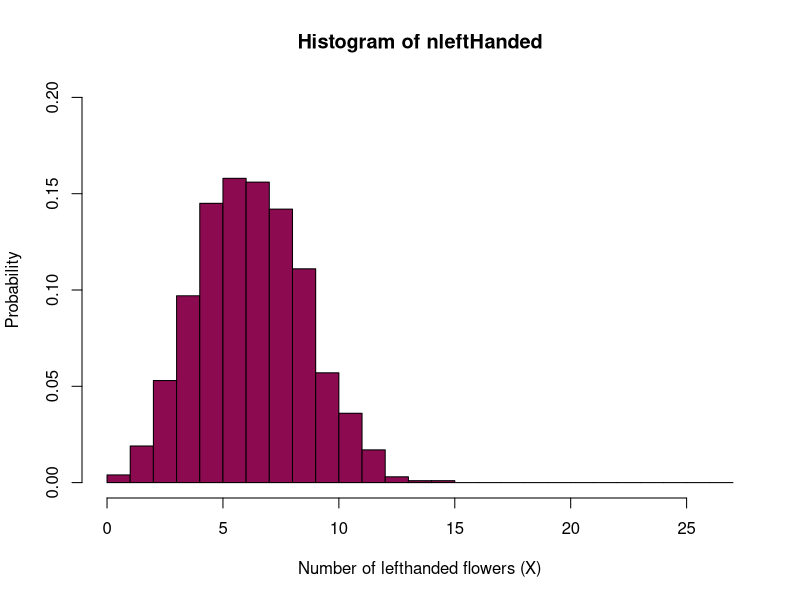
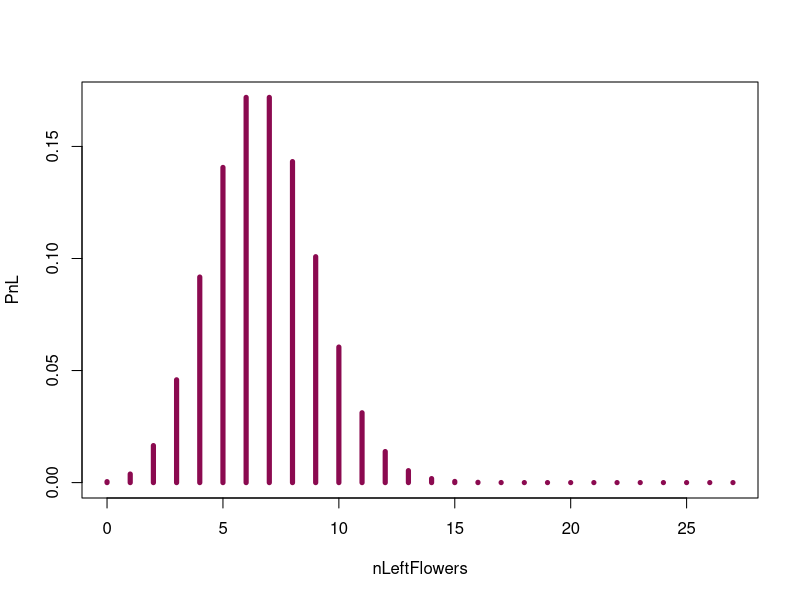
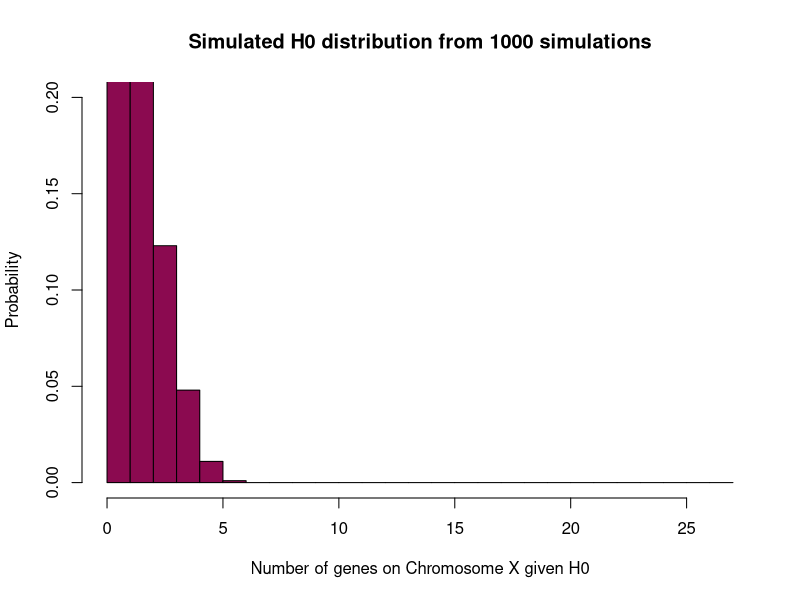
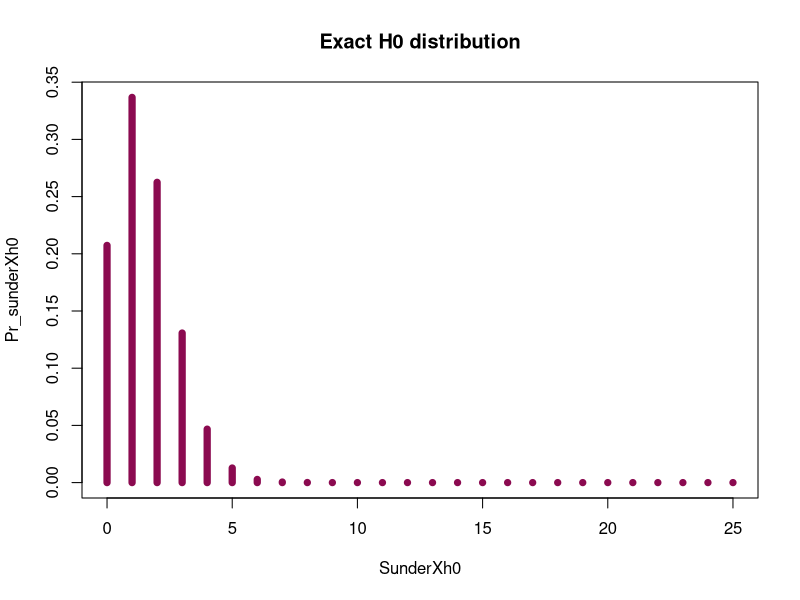
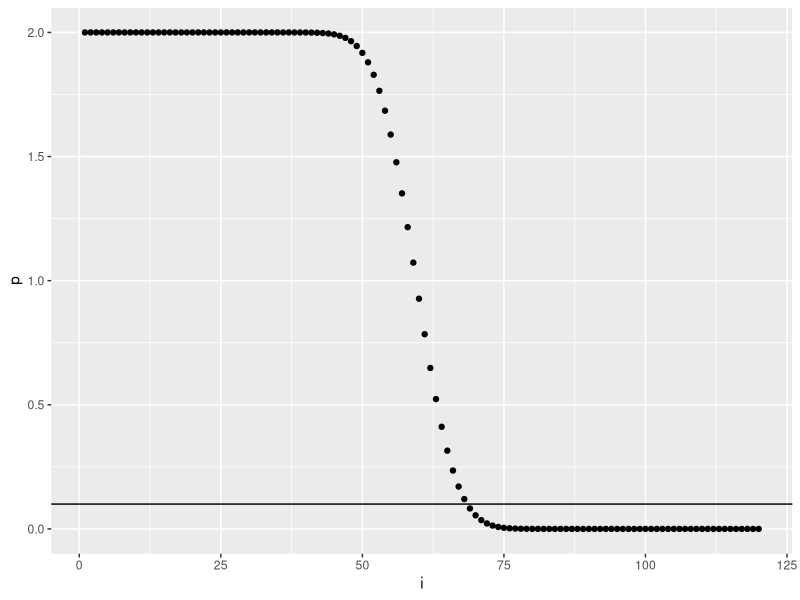
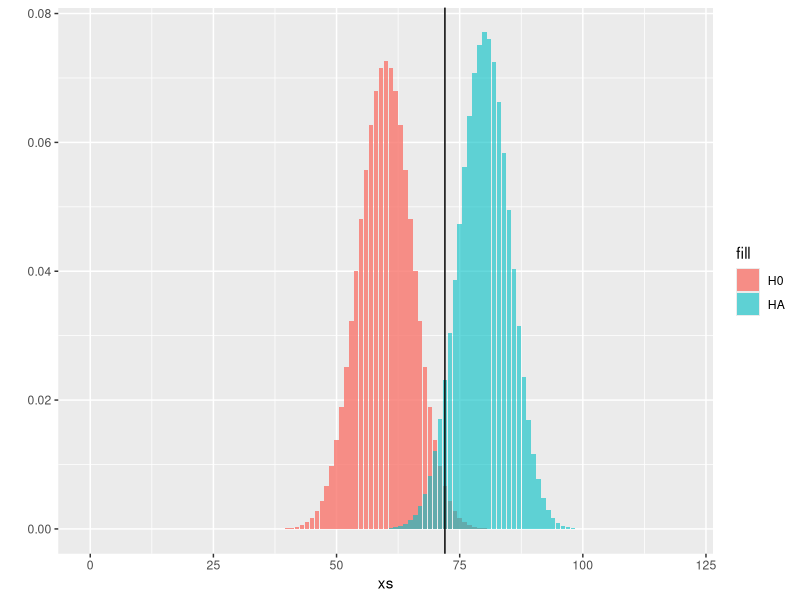
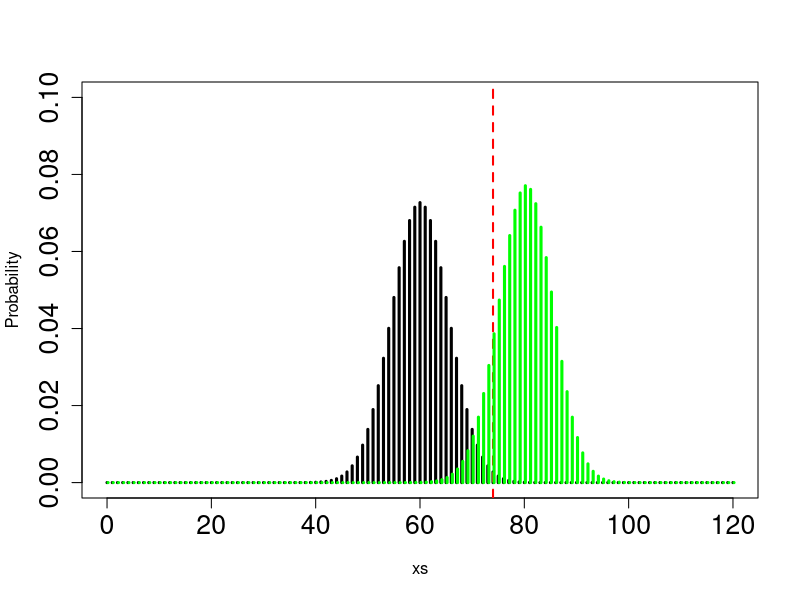

Reproduce these figures in R, in order.
## ---- chunk 1
library(tidyverse) # I will need this later for fancy plotting
## ---- chunk 2
rbinom(n = 1, size = 25, prob = 0.5) ## try to evaluate that several times (you get different numbers)
## ---- chunk 3
dbinom(x = 2, size = 25, prob = 0.5)
## ---- chunk 4
rbinom(n = 100, size = 3, prob = 1/6)
# we want 100 observations
# we have 3 dice - so the number of trials is 3
# and the probability of getting a 3 is 1/6
## ---- chunk 5
dbinom(x = 0, size = 3, prob = 1/6)
dbinom(x = 2, size = 3, prob = 1/6)

## ---- chunk 6
nleftHanded= rbinom(n = 10^3, size =27, p=0.25) # Simulated H0 distribution for the number of left handed flowers

hist(nleftHanded, prob=T, breaks=seq(from=0, to = 27, by = 1), col="deeppink4",
     xlab="Number of lefthanded flowers (X)",
     ylim=c(0,0.2), 
     ylab="Probability")
## ---- chunk 7
nLeftFlowers=seq(from=0, to = 27, by = 1) #creates a sequence of numbers from 0 to 27 - you can think about this as "bins" on your histogram
PnL=dbinom(x = nLeftFlowers, size = 27, prob = 0.25 ) # exact H0 distribution for the number of left handed flowers - we take the sequence of numbers ("bins") we created before and calculate the probabilities for every single one (aka the probability of observing 0, 1, 2...27 left-handed flowers out of 27 if the probability of being left-handed is 0.25)

sum(PnL) # sanity check (if it is a probability --> sums to 1)
plot(nLeftFlowers,PnL, type ="h", col="deeppink4", lwd=5) #lwd is just the width of the lines, so you can play around with it and see if you find a different line width more aesthetically pleasing
## ---- chunk 8
# Simulated
SunderXh0 = rbinom(n = 10^3, size = 25, p=0.061) # simulated nulldistribution for the number of spermatogenesis genes falling on X under H0 - we have 25 genes in total and the probability of falling on the X is 0.061 under the null
# what rbinom does is that it gives you a bunch (10^3) random numbers from the binomial distribution - and depending on the probability, you may or may not see every possibility / event happening

hist(SunderXh0, prob=T, breaks=seq(from=0, to = 27, by = 1), col="deeppink4",
     xlab="Number of genes on Chromosome X given H0",
     ylim=c(0,0.2), 
     ylab="Probability", 
     main = "Simulated H0 distribution from 1000 simulations")

# here you can see that there is not much to look at after X = 7 - the probability of observing more is so small that 1000 simulations are not enough to observe them at least once

# Exact
SunderXh0=seq(from=0, to = 25, by = 1)
Pr_sunderXh0=dbinom(x = SunderXh0, size = 25, prob = 0.061) # exact H0 distribution for the number of spermatogenesis genes falling on X under H0

# this one is exact because you are not relying on your luck (and simulation) and hope that you'll observe every possibility at least once - instead, you are calculating the exact probabilities of observing 0, 1...25 genes on the X under H0

sum(Pr_sunderXh0) # sanity check (if it is a probability --> sums to 1)
plot(x = SunderXh0, y = Pr_sunderXh0, type ="h", col="deeppink4", lwd=7, main = "Exact H0 distribution") 

## ---- chunk 9
#Sum the probabilities from being 11 and above
sum(Pr_sunderXh0[11:25])
## ---- chunk 10
SimulatedP= rbinom(n = 10^5, size =25, p=0.061) # Simulated H0 distribution for the number of left handed flowers

2*(sum(SimulatedP>10)/(10^5)) #P-value of 10 or more genes on X, assuming H0 - you sum up the simulated values that are larger than 10, divide it by the total number of simulations and multiply it by 2 to get the P-value for this two-tailed test

## ---- chunk 11
0.25*12
## ---- chunk 12
n = 12
prop_estimate = 0.25 #expected fraction of wrinkled peas
SE = sqrt((prop_estimate*(1-prop_estimate))/n)
SE
## ---- chunk 13
var = SE**2
var
## ---- chunk 14
dbinom(x = 2, size = 12, prob = 0.25)
## ---- chunk 15
xs=seq(from =0, to =120, by=1)
H0=dbinom(x = xs,size = 120,prob = 0.5) #the null distribution
HA = dbinom(x = xs,size = 120,prob = 2/3) #the alternative distribution
data = as.data.frame(cbind(xs, H0, HA)) #putting everything to one dataframe for convenience

# What's the treshold where 90% of data is expected to lie within?
i = seq(1,120,1) # just numbers from 1 to 120
p = 2 * (1-pbinom(q = i,size = 120,prob = 0.5)) # 120 p-values
treshold = as.data.frame(cbind(i, p))

# let's plot it - the horizontal line signifies that threshold:
ggplot(treshold)+
  geom_point(aes(i,p))+
  geom_hline(aes(yintercept = 0.1))

# another plot to show the distributions
ggplot(data)+
geom_histogram(aes(x = xs, y = H0, fill = "H0"), stat = "identity", alpha = 0.80)+
geom_histogram(aes(x = xs, y = HA, fill = "HA"), stat = "identity", alpha = 0.60)+
ylab("")+
geom_vline(aes(xintercept = 72))

# we measure how many values from HA are over this threshold, which is going to be our desired power
cat("Power, with n = 120 and significance level = 0.1:" ,1-pbinom(q = 72,size = 120,prob = 2/3))
## ---- chunk 16
xs=seq(from =0, to =120, by=1)
MypH0=dbinom(x = xs, size = 120, prob = 0.5)
# calculate the number of individuals that would result in NOT rejecting the null and the number of individuals that would result in rejecting the null - this is the threshold we're looking for, which is 74 individuals in this case
1-pbinom(q = 74,size = 120,prob = 0.5) 

MypHA=dbinom(x = xs,size = 120,prob = 2/3)
plot(xs,MypH0, col="black", type="h", lwd=3, xlab="xs", ylim=c(0,0.1), ylab="Probability", cex.axis=1.6)
abline(v=74, col="red", lwd=2, lty=2)
points(xs+0.2,MypHA, col=" green", type="h", lwd=3)

1- pbinom(q = 74, prob = 2/3,size = 120) #the power

